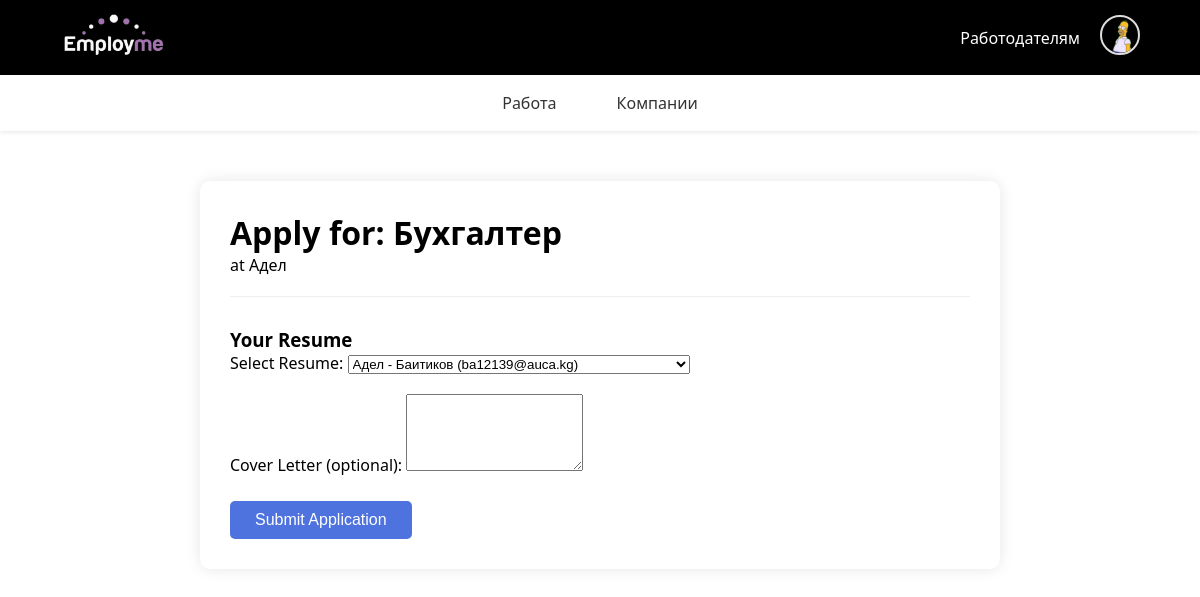
/apply/8 (signed in), run on the app's committed database.
### app.py (models this page shows, shortened)
class User(UserMixin, db.Model):
    __tablename__ = 'users'
    id = db.Column(db.Integer, primary_key=True)
    first_name = db.Column(db.String(100))
    last_name = db.Column(db.String(100))
    email = db.Column(db.String(120))
    phone_code = db.Column(db.String(10))
    phone_number = db.Column(db.String(20))
    city = db.Column(db.String(100))
    min_salary = db.Column(db.Integer)
    currency = db.Column(db.String(10), default='руб.')
    payment_period = db.Column(db.String(50))
    desired_offer_title = db.Column(db.String(100))
    username = db.Column(db.String(80), unique=True)
    password = db.Column(db.String(256), nullable=False)
    reset_token = db.Column(db.String(100))
    avatar = db.Column(db.String(200))
    about = db.Column(db.Text)
    skills = db.Column(db.String(500))
    created_at = db.Column(db.DateTime, default=datetime.utcnow)
    resumes = db.relationship('Resume', back_populates='user', lazy=True)
    applications = db.relationship('Application', back_populates='applicant', lazy=True)
    job_offers = db.relationship('JobOffer', back_populates='author', lazy=True)
    posted_jobs = db.relationship('JobOffer', back_populates='user', lazy='dynamic')

class JobOffer(db.Model):
    __tablename__ = 'job_offers'
    id = db.Column(db.Integer, primary_key=True)
    job_title = db.Column(db.String(100), nullable=False)
    location = db.Column(db.String(100), nullable=False)
    category = db.Column(db.String(100), nullable=False)
    job_type = db.Column(db.String(50), nullable=False)
    describe_position = db.Column(db.Text)
    unique_journey = db.Column(db.Text)
    employee_expectations = db.Column(db.Text)
    employee_contribution = db.Column(db.Text)
    team_description = db.Column(db.Text)
    interview_process = db.Column(db.Text)
    salary_range = db.Column(db.String(100))
    benefits = db.Column(db.Text)
    payment_frequency = db.Column(db.String(50))
    user_id = db.Column(db.Integer, db.ForeignKey('users.id'))  # внешний ключ
    user = db.relationship('User', back_populates='posted_jobs')  # это и есть нужное свойство
    company_id = db.Column(db.Integer, db.ForeignKey('companies.id'), nullable=False)
    company = db.relationship('Company', back_populates='job_offers')
    author = db.relationship('User', back_populates='job_offers')  # Changed from 'posted_jobs'
    applications = db.relationship('Application', back_populates='job_offer', lazy=True)

class Company(db.Model):
    __tablename__ = 'companies'
    id = db.Column(db.Integer, primary_key=True)
    name = db.Column(db.String(100), nullable=False)
    website = db.Column(db.String(200))
    about = db.Column(db.Text)
    photo = db.Column(db.String(200))
    size = db.Column(db.Integer)
    contact_info = db.Column(db.Text, nullable=False)
    document = db.Column(db.String(200))
    created_at = db.Column(db.DateTime, default=datetime.utcnow)
    username = db.Column(db.String(80), unique=True, nullable=False)
    password = db.Column(db.String(256), nullable=False)
    job_offers = db.relationship('JobOffer', back_populates='company', lazy=True)
    employees = db.relationship('CompanyEmployee', back_populates='company', lazy=True)

### app.py (the view, shortened to what this page needs)
@app.route('/apply/<int:job_id>', methods=['GET', 'POST'])
@login_required
def apply_for_job(job_id):
    job = JobOffer.query.get_or_404(job_id)
    resume = Resume.query.filter_by(user_id=current_user.id).first()
    if not resume:
        flash('Сначала создайте резюме в профиле', 'warning')
        return redirect(url_for('profile'))
    if Application.query.filter_by(user_id=current_user.id, job_offer_id=job.id).first():
        flash('Вы уже подавали заявку на эту вакансию', 'info')
        return redirect(url_for('job_details', job_id=job.id))
    return render_template('apply_job.html',
                         job=job,
                         resume=resume,
                         company=job.company)

### app.py (called while the page is built, shortened)
@app.before_request
def create_admin_if_needed():
    global admin_created

@login_manager.user_loader
def load_user(user_id):
    return User.query.get(int(user_id))

@app.context_processor
def inject_user():
    return dict(current_user=current_user)

### templates/apply_job.html (shortened to what this page needs)
<!DOCTYPE html>
<html lang="en">
<head>
</head>
<body>
    {% extends "base.html" %}
    {% block content %}
    <div class="apply-container">
        <div class="job-header">
            <h1>Apply for: {{ job.job_title }}</h1>
            <p>at {{ job.company.name if job.company else "Company" }}</p>
        </div>
        <div class="apply-form">
            <h3>Your Resume</h3>
            {% if current_user.resumes %}
            <form method="POST" action="{{ url_for('apply_for_job', job_id=job.id) }}">
                <div class="resume-selector">
                    <label>Select Resume:</label>
                    <select name="resume_id" class="form-control">
                        {% for resume in current_user.resumes %}
                        <option value="{{ resume.id }}">
                            {{ resume.name }} - {{ resume.last_name }} ({{ resume.email }})
                        </option>
                        {% endfor %}
                    </select>
                </div>
                <div class="form-group">
                    <label for="message">Cover Letter (optional):</label>
                    <textarea name="message" class="form-control" rows="5"></textarea>
                </div>
                <button type="submit" class="submit-application">Submit Application</button>
            </form>
            {% else %}
            <div class="no-resume">
                <p>You don't have any resumes uploaded yet.</p>
                <a href="{{ url_for('profile') }}" class="btn btn-primary">Upload Resume</a>
            </div>
            {% endif %}
        </div>
    </div>
    {% endblock %}

### templates/_header.html (shortened to what this page needs)
<!DOCTYPE html>
<html lang="en">
<head>
</head>
<body>
  <header>
    <div class="top-bar_header">
      <div class="logo">
        <a href="{{ url_for('home') }}"><img src="{{ url_for('static', filename='logo.png') }}" alt="Logo" style="height: 50px; "></a>
      </div>
      <div class="nav-right">
        <div class="nav-links">
          <a href="{{ url_for('company_login') }}" class="employers-link" style="text-decoration: none;">Работодателям</a>
          {% if current_user.is_authenticated %}
          <div class="user-dropdown">
            <img src="{{ url_for('static', filename='uploads/' + current_user.avatar) if current_user.avatar else url_for('static', filename='default-avatar.jpg') }}"
            alt="Аватар" class="avatar" id="user-avatar">
          </div>
          {% else %}
          <span class="divider"></span>
          <a href="{{ url_for('login') }}" class="nav-button login-button">Войти</a>
          <a href="{{ url_for('register') }}" class="nav-button signup-button">Регистрация</a>
          {% endif %}
        </div>
      </div>
    </div>
    <nav class="main-nav">
      <a href="{{ url_for('search_jobs_route') }}">Работа</a>
      <a href="{{ url_for('company_profiles') }}">Компании</a>
    </nav>
  </header>
</body>
</html>

### templates/apply_job.html (style rules this page uses)
.apply-container { max-width: 800px; margin: 50px auto; padding: 30px; background: white; border-radius: 10px; box-shadow: 0 0 15px rgba(0,0,0,0.1); }
.job-header { margin-bottom: 30px; padding-bottom: 20px; border-bottom: 1px solid #eee; }
.apply-form { margin-top: 30px; }
.resume-selector { margin-bottom: 20px; }
.form-group { margin-bottom: 25px; }
.submit-application { background-color: #4e73df; color: white; padding: 10px 25px; border: none; border-radius: 5px; cursor: pointer; font-size: 16px; }

### templates/base.html (style rules this page uses)
* { margin: 0; padding: 0; box-sizing: border-box; }
html, body { width: 100%; height: 100%; }
header { width: 100%; }

### templates/_header.html (style rules this page uses)
* { margin: 0; padding: 0; box-sizing: border-box; }
html, body { width: 100%; height: 100%; font-family: 'Segoe UI', Tahoma, Geneva, Verdana, sans-serif; }
header { width: 100%; position: sticky; top: 0; z-index: 1000; }
.top-bar_header { background-color: black; padding: 10px 5%; display: flex; justify-content: space-between; align-items: center; color: white; flex-wrap: wrap; }
.nav-right { display: flex; align-items: center; gap: 20px; }
.nav-links { display: flex; align-items: center; gap: 20px; }
.employers-link { color: white; font-weight: 500; position: relative; }
.employers-link::after { content: ''; position: absolute; width: 0; height: 2px; bottom: -2px; left: 0; background-color: white; transition: width 0.3s ease; }
nav.main-nav { background-color: white; display: flex; justify-content: center; gap: 40px; padding: 12px 0; box-shadow: 0 1px 5px rgba(0,0,0,0.1); flex-wrap: wrap; }
nav.main-nav a { color: #333; text-decoration: none; padding: 5px 10px; transition: all 0.3s; font-weight: 500; position: relative; }
nav.main-nav a::after { content: ''; position: absolute; width: 0; height: 2px; bottom: 0; left: 0; background-color: #070039; transition: width 0.3s ease; }
.user-dropdown { position: relative; display: inline-block; }
.avatar { width: 40px; height: 40px; border-radius: 50%; object-fit: cover; border: 2px solid #ddd; }

### data on the page
User: avatar (picture)
JobOffer: job_title "Бухгалтер"
Company: company "Адел"

### other printed values
form field resume_id "Адел - Баитиков (ba12139@auca.kg)"
